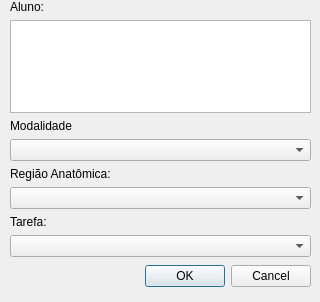
<?xml version="1.0" encoding="UTF-8"?>
<ui version="4.0">
 <class>AssignmentChooser</class>
 <widget class="QDialog" name="AssignmentChooser">
  <property name="geometry">
   <rect>
    <x>0</x>
    <y>0</y>
    <width>320</width>
    <height>302</height>
   </rect>
  </property>
  <property name="windowTitle">
   <string>Dialog</string>
  </property>
  <widget class="QDialogButtonBox" name="buttonBox">
   <property name="geometry">
    <rect>
     <x>10</x>
     <y>260</y>
     <width>301</width>
     <height>32</height>
    </rect>
   </property>
   <property name="orientation">
    <enum>Qt::Horizontal</enum>
   </property>
   <property name="standardButtons">
    <set>QDialogButtonBox::Cancel|QDialogButtonBox::Ok</set>
   </property>
  </widget>
  <widget class="QWidget" name="layoutWidget">
   <property name="geometry">
    <rect>
     <x>10</x>
     <y>0</y>
     <width>301</width>
     <height>257</height>
    </rect>
   </property>
   <layout class="QVBoxLayout" name="verticalLayout">
    <item>
     <widget class="QLabel" name="label">
      <property name="text">
       <string>Aluno:</string>
      </property>
     </widget>
    </item>
    <item>
     <widget class="QTextEdit" name="studentName"/>
    </item>
    <item>
     <widget class="QLabel" name="label_8">
      <property name="text">
       <string>Modalidade</string>
      </property>
     </widget>
    </item>
    <item>
     <widget class="QComboBox" name="modalitiesComboBox"/>
    </item>
    <item>
     <widget class="QLabel" name="label_7">
      <property name="text">
       <string>Região Anatômica:</string>
      </property>
     </widget>
    </item>
    <item>
     <widget class="QComboBox" name="anatomicalRegionComboBox"/>
    </item>
    <item>
     <widget class="QLabel" name="label_6">
      <property name="text">
       <string>Tarefa:</string>
      </property>
     </widget>
    </item>
    <item>
     <widget class="QComboBox" name="assignmentComboBox"/>
    </item>
   </layout>
  </widget>
 </widget>
 <resources/>
 <connections>
  <connection>
   <sender>buttonBox</sender>
   <signal>accepted()</signal>
   <receiver>AssignmentChooser</receiver>
   <slot>accept()</slot>
   <hints>
    <hint type="sourcelabel">
     <x>248</x>
     <y>254</y>
    </hint>
    <hint type="destinationlabel">
     <x>157</x>
     <y>274</y>
    </hint>
   </hints>
  </connection>
  <connection>
   <sender>buttonBox</sender>
   <signal>rejected()</signal>
   <receiver>AssignmentChooser</receiver>
   <slot>reject()</slot>
   <hints>
    <hint type="sourcelabel">
     <x>316</x>
     <y>260</y>
    </hint>
    <hint type="destinationlabel">
     <x>286</x>
     <y>274</y>
    </hint>
   </hints>
  </connection>
 </connections>
</ui>
